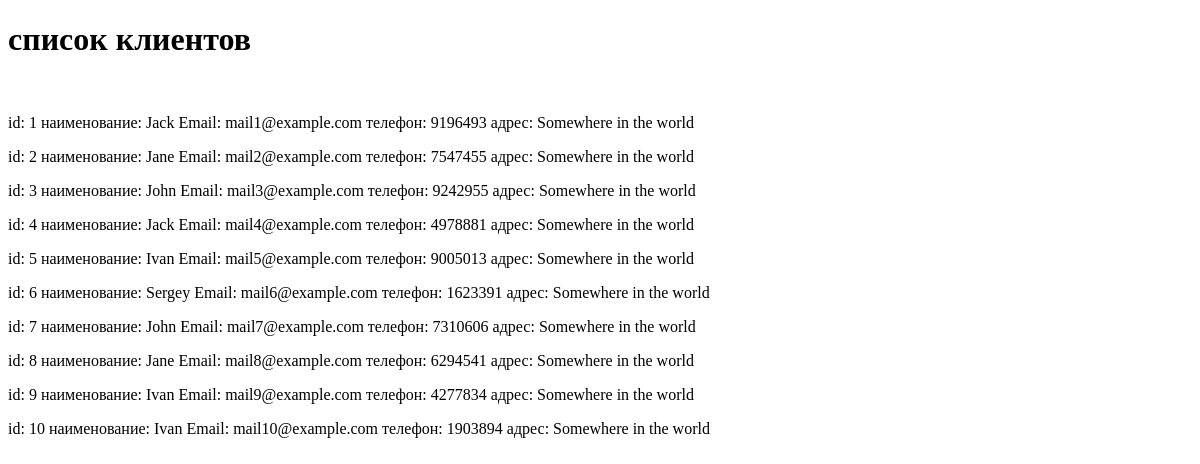
The page /customers on the database as committed earlier.
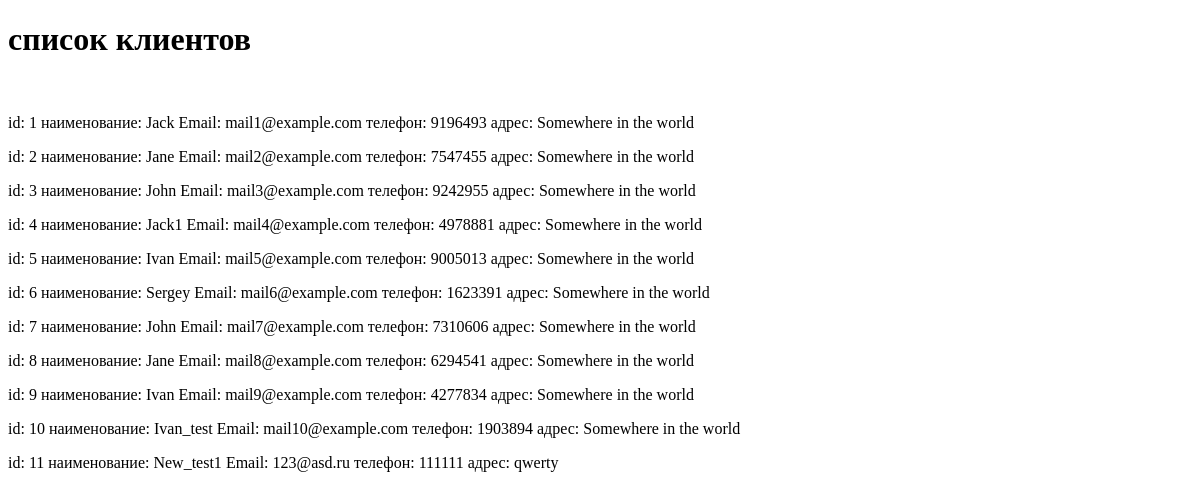
The same page on the database as committed later.
### hwapp/models.py (models this page shows, shortened)
class Customer(models.Model):
    name = models.CharField(max_length=100)
    email = models.EmailField()
    tel = models.CharField(max_length=20)
    address = models.CharField(max_length=100)
    created_at = models.DateTimeField(auto_now_add=True)

### hwapp/views.py (the view)
# urls.py: path('customers', views.customers_view, name='customers'),
def customers_view(request):
    customers = Customer.objects.all()
    context = {
        'customers': customers
    }
    return render(request, 'hwapp/customers.html', context=context)

### hwapp/templates/hwapp/customers.html (shortened to what this page needs)
{% extends 'hwapp/base.html' %}
{% block content %}
<h1>список клиентов</h1> <br>
{% for customer in customers %}
    <p>id: {{ customer.id }}    наименование: {{ customer.name }} Email: {{ customer.email }} телефон: {{ customer.tel }} адрес: {{ customer.address}}</p>
{%  endfor %}
{% endblock %}

### hwapp/templates/hwapp/base.html (shortened to what this page needs)
<!DOCTYPE html>
<html lang="en">
<head>
</head>
<body>
{% block content %}{% endblock %}
</body>
</html>

Rows that differ between the two databases and show on the page:
changed Customer "mail4@example.com": name "Jack" → "Jack1"
changed Customer "mail10@example.com": name "Ivan" → "Ivan_test"
added Customer: id "11", name "New_test1", email "123@asd.ru", tel "111111", address "qwerty"
